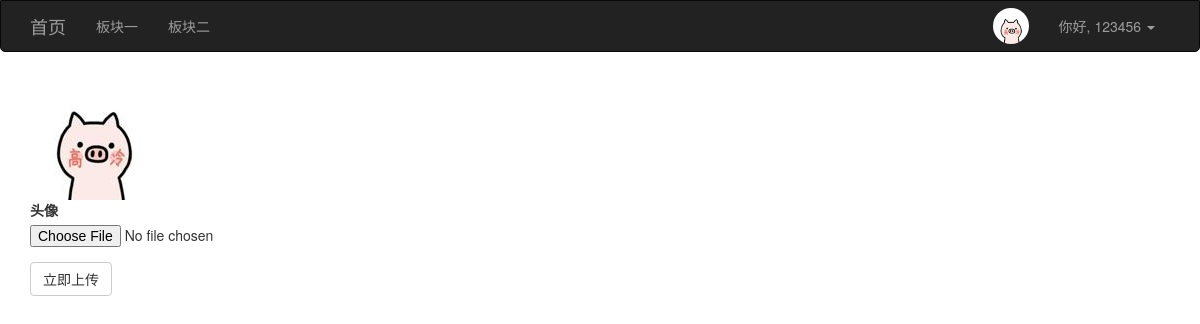
/user/change_icon/ (signed in), run on the app's committed database.
### app/models/users.py (models this page shows, shortened)
class User(UserMixin, db.Model):
    __tablename__ = 'users'
    id = db.Column(db.Integer, primary_key=True)
    username = db.Column(db.String(64), unique=True)
    password_hash = db.Column(db.String(128))
    email = db.Column(db.String(128), unique=True)
    confirmed = db.Column(db.Boolean, default=False)
    icon = db.Column(db.String(64), default='default.jpg')
    posts = db.relationship('Posts', backref='user', lazy='dynamic')
    favorites = db.relationship('Posts', secondary="collections", backref=db.backref('users', lazy='dynamic'), lazy='dynamic')
    @property
    def password(self):
        raise AttributeError('密码不可读')

### app/views/user.py (the view, shortened to what this page needs)
@user.route('/change_icon/', methods=['POST', 'GET'])
def change_icon():
    form = UploadedForm()
    img_url = photos.url(current_user.icon) # 获取上传图片的地址 用于显示
    return render_template('user/change_icon.html', form=form, img_url=img_url)

### app/forms/user.py
class UploadedForm(FlaskForm):
    icon = FileField('头像', validators=[FileRequired('请选择头像'), FileAllowed(photos, FileAllowed(photos, message='只能上传图片'))])
    submit = SubmitField('立即上传')

### app/models/users.py (called while the page is built)
@loginmanager.user_loader
def user_loader(uid):
    return User.query.get(int(uid))

### app/templates/user/change_icon.html (shortened to what this page needs)
{% extends 'commons/base.html' %}
{% block page_content %}
    {% if img_url %}
        <img src="{{ img_url }}" alt="头像">
    {% endif %}
    {{ wtf.quick_form(form) }}
{% endblock %}

### app/templates/commons/base.html (shortened to what this page needs)
{% extends 'bootstrap/base.html' %}
{% import 'bootstrap/wtf.html' as wtf %}
{% block navbar %}
    <nav class="navbar navbar-inverse" style="border-radius: 0px 0px 5px 5px;">
        <div class="container">
            <div class="navbar-header">
                <a class="navbar-brand" href="{{ url_for('main.index') }}">首页</a>
            </div>
            <div class="collapse navbar-collapse">
                <ul class="nav navbar-nav">
                    <li><a href="#">板块一</a></li>
                    <li><a href="#">板块二</a></li>
                </ul>
                <ul class="nav navbar-nav navbar-right">
                    {% if current_user.is_authenticated %}
                        <li>
                            <a href="#">
                                <img style="width: 36px; height: 36px; border-radius: 50%; float: left; margin-top: -8px" src="{{ url_for('static', filename='uploads/' + current_user.icon) }}" alt="...">
                            </a>
                        </li>
                        <li class="dropdown">
                            <a href="#" class="dropdown-toggle" data-toggle="dropdown" role="button" aria-haspopup="true"
                               aria-expanded="false">你好, {{ current_user.username }} <span class="caret"></span></a>
                        </li>
                    {% else %}
                        <li><a href="{{ url_for('user.register') }}">注册</a></li>
                        <li><a href="{{ url_for('user.login') }}">登录</a></li>
                    {% endif %}
                </ul>
            </div>
        </div>
    </nav>
{% endblock %}
{% block content %}
    <div class="container">
        {% block page_content %}
        {% endblock %}
    </div>
{% endblock %}
{% block styles %}
    {{ super() }}
{% endblock %}

### data on the page
User: icon (picture), username "123456"
